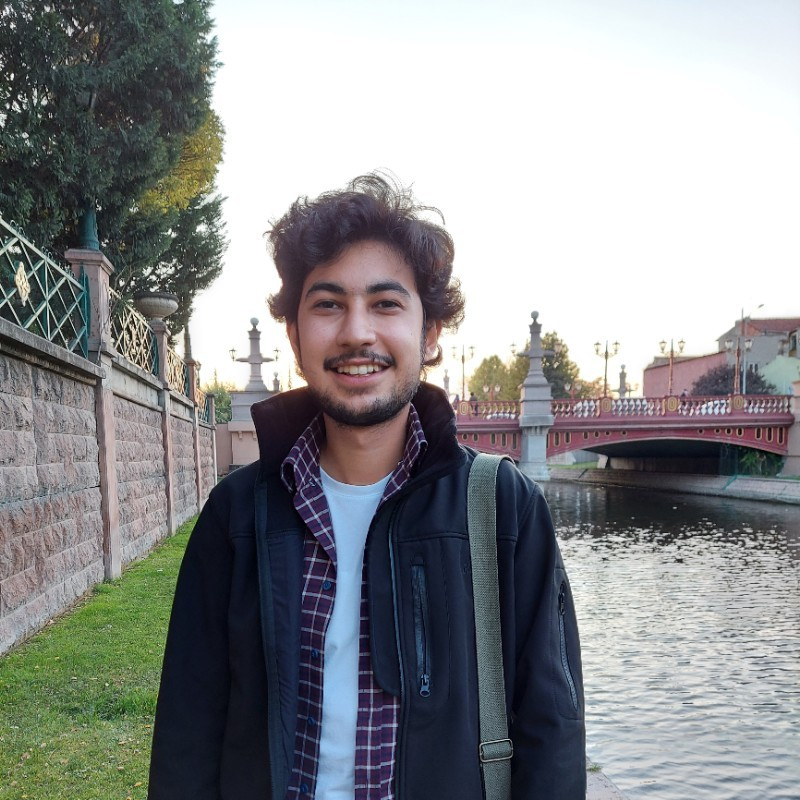
#> input picture resources/linkedin_photo.jpeg, 800 x 800 px, found by its file name
$ python chapter9.py
#> lines starting #> are read from the running program, lines starting #| are printed output that depends on the picture; after the words box and inside, x2 and y2 are one past the last pixel; in counts of white or black regions, pixels touching at a corner belong together
# Face detection by cv2 cascades
import cv2
import numpy as np
path = "/home/suleyman/PycharmProjects/pythonProject/resources/"


face_cascade = cv2.CascadeClassifier(path + "haarcascade_frontalface_default.xml")
img = cv2.imread(path + "linkedin_photo.jpeg")
#> img is the input picture: shape (800, 800, 3); mean B, G, R 143.9, 142.6, 140.9
imgGray = cv2.cvtColor(img, cv2.COLOR_BGR2GRAY)
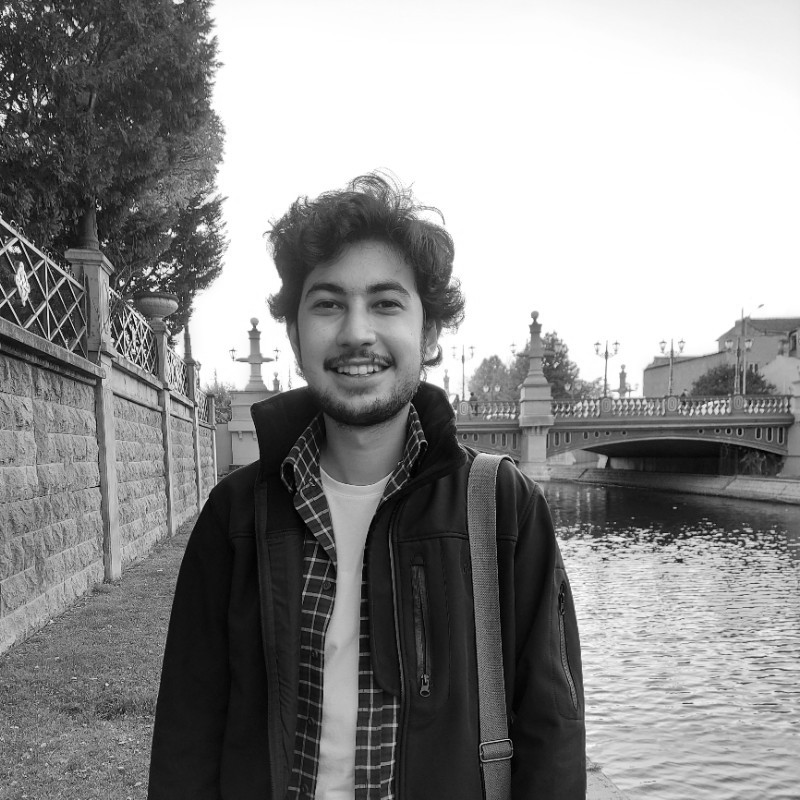
#> imgGray: shape (800, 800); min 1, max 255, mean 142.2

faces = face_cascade.detectMultiScale(imgGray, 1.1, 4)
#> faces = [[547, 516, 52, 52], [278, 242, 160, 160]]

for (x, y, w, h) in faces:
    cv2.rectangle(img, (x, y), (x+w, y+h), (255, 0, 0), 2)
#> this loop made 2 passes
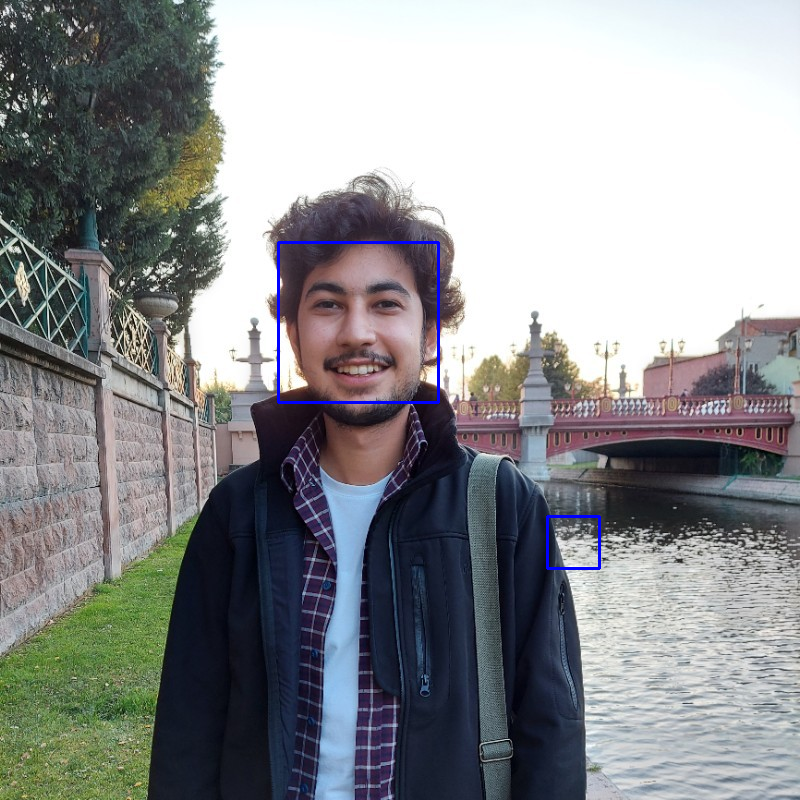
#> img: shape (800, 800, 3); 0.4% of pixels changed, all inside (x1, y1, x2, y2) = (277, 241, 601, 570)

cv2.imshow("Result", img)
cv2.waitKey(0)

$ run again, with resources/shapes.png saved as resources/linkedin_photo.jpeg
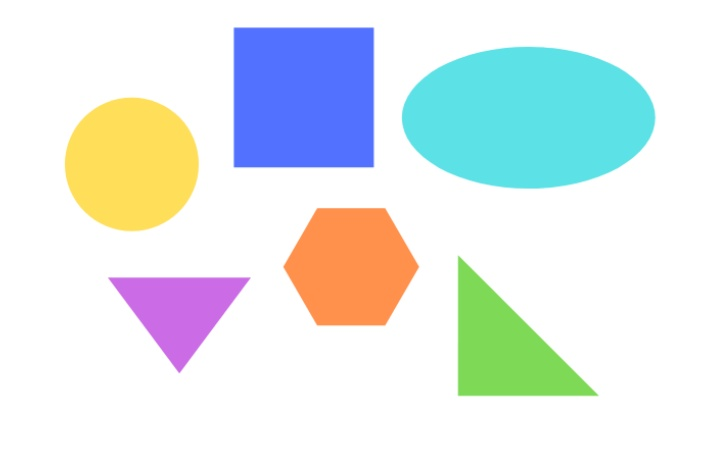
#> input picture resources/shapes.png, 717 x 463 px, found by its file name
#> img is the input picture: shape (463, 717, 3); mean B, G, R 233.7, 234.5, 225.9
#> `imgGray = cv2.cvtColor(img, cv2.COLOR_BGR2GRAY)`:
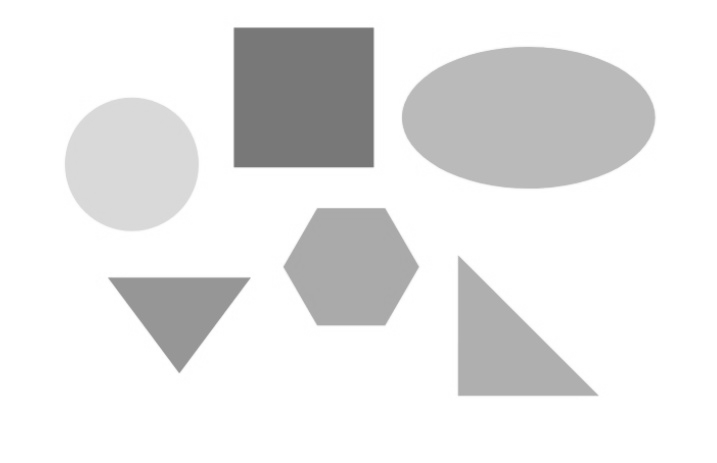
#> imgGray: shape (463, 717); min 116, max 255, mean 231.9
#> faces = ()
